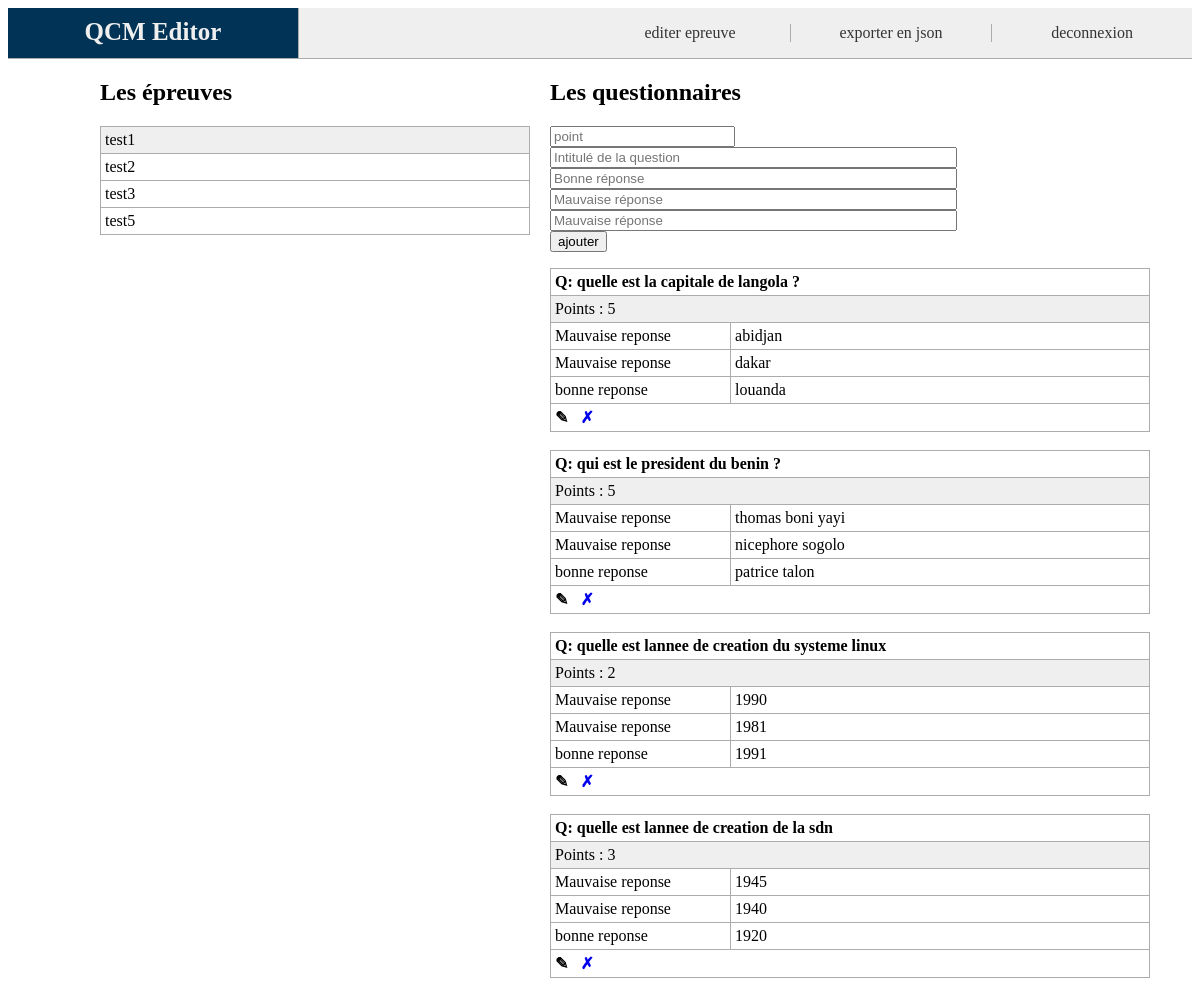
Screenshot of /index.php?controller=control_question&test_id=1 (signed in) with the database file from the repository.
### tables this page shows
CREATE TABLE IF NOT EXISTS `test` (
  `test_id` int(11) NOT NULL AUTO_INCREMENT,
  `test_word` text,
  `test_duration` int(11) DEFAULT NULL,
  `member_id` int(11) DEFAULT NULL,
  PRIMARY KEY (`test_id`)
);

CREATE TABLE IF NOT EXISTS `question` (
  `question_id` int(11) NOT NULL AUTO_INCREMENT,
  `question_word` text,
  `question_note` int(11) DEFAULT NULL,
  `test_id` int(11) DEFAULT NULL,
  PRIMARY KEY (`question_id`)
);

CREATE TABLE IF NOT EXISTS `answer` (
  `answer_id` int(11) NOT NULL AUTO_INCREMENT,
  `answer_word` text,
  `answer_type` varchar(20) DEFAULT NULL,
  `question_id` int(11) DEFAULT NULL,
  PRIMARY KEY (`answer_id`)
);

### controller.php (called while the page is built, shortened)
<?php
	require("model.php");
    function control_question(){
        $sql=new crud(); $notice='';
		$table='test'; $field='*'; $condition='member_id=?'; $data=@array($_SESSION['member_id']);
        $req1=$sql->readWhere($table,$field,$condition,$data);
        $table='question'; $field='*'; $condition='test_id=?'; $data=array($_GET['test_id']);
        $req=$sql->readWhere($table,$field,$condition,$data);
        require('./view/question.php');
    }
?>

### model.php (called while the page is built, shortened)
<?php
	class crud{
		private function server(){
			$db = new PDO('mysql:host=localhost;dbname=quiz_db','root','');
			return $db;
		}
		public function readWhere($table,$field,$condition,$data){
			$db = $this->server();
			$req = $db->prepare('SELECT '.$field.' FROM '.$table.' WHERE '.$condition.'');
			$req->execute($data);
			return $req;
		}
	}
?>

### view/question.php (the view, shortened to what this page needs)
<?php
    require('./view/epreuve_list.php');
?>
<h2>Les questionnaires</h2>
<form action="index.php?controller=control_question&test_id=<?=$_GET['test_id'] ?>" method="POST">
	<input type="text" name="question_note" id="question_note" placeholder="point" required /><br />
	<input type="text" name="question_word" id="question_word" placeholder="Intitulé de la question" required style="width:407px;" /><br />
	<input type="text" name="answer_good" id="answer_good" placeholder="Bonne réponse" required style="width:407px;" /><br>
	<input type="text" name="answer_bad1" id="answer_bad1" placeholder="Mauvaise réponse" required style="width:407px;" /><br>
	<input type="text" name="answer_bad2" id="answer_bad2" placeholder="Mauvaise réponse" required style="width:407px;" /><br>
	<div id="btn"><input type="submit" name="btn" value="ajouter" /></div>
</form>
<?php
	if($req->rowCount()==0){
		echo '<table border="0" width="600" bgcolor="#acacac" cellspacing="1" cellpadding="4">';
		echo '<tr><td height="100" align="center" bgcolor="#ffffff">Aucune question inscrite pour cette épreuve</td></tr>';
		echo '</table>';
	}else{
		$ini=0;
		while($dt=$req->fetch()){
			if($ini==0){
				echo '<table border="0" width="600" bgcolor="#acacac" cellspacing="1" cellpadding="4">';
				$ini++;
			}else{
				echo '<br /><table border="0" width="600" bgcolor="#acacac" cellspacing="1" cellpadding="4">';
			}
			echo '<tr><td bgcolor="#ffffff" colspan="2"><b>Q: '.$dt['question_word'].'</b></td></tr>';
			echo '<tr><td bgcolor="#efefef" colspan="2" style="font-weigth:bold"> Points :  '.$dt['question_note'].'</td></tr>';
			$field='*'; $table='answer'; $condition='question_id=?'; $data=array($dt['question_id']);
			$r=$sql->readWhere($table,$field,$condition,$data);
			$idrep=''; $tyrep=''; $rep=''; $cp=0;
			while($dt1=$r->fetch()){
				if($dt1['answer_type']=='good'){
					echo '<tr><td width="30%" bgcolor="#ffffff">bonne reponse</td><td bgcolor="#ffffff">'.$dt1['answer_word'].'</td></tr>';
				}else{
					echo '<tr><td width="30%" bgcolor="#ffffff">Mauvaise reponse</td><td bgcolor="#ffffff">'.$dt1['answer_word'].'</td></tr>';
				}
				$idrep.=($cp==0)? $dt1['answer_id'] : ';'.$dt1['answer_id'];
				$rep.=($cp==0)? $dt1['answer_word'] : ';'.$dt1['answer_word'];
				$tyrep.=($cp==0)? $dt1['answer_type'] : ';'.$dt1['answer_type'];
				$cp++;
			}
			$data = $_GET['test_id'].';'.$dt['question_id'].';'.$dt['question_word'].';'.$dt['question_note'];
			echo '<tr><td bgcolor="#ffffff" colspan="2">';
			echo '<a onClick="questionUpdate(\''.$data.'\',\''.$idrep.'\',\''.$rep.'\',\''.$tyrep.'\')"><b>&#9998;</b></a> &nbsp; ';
			echo '<a href="index.php?controller=control_question&task=del&test_id='.$_GET['test_id'].'&question_id='.$dt['question_id'].'"><b>&cross;</b></a>';
			echo '</td></tr></table>';
		}
	}
	$editor=ob_get_clean();
	require('template.php');
?>

### view/epreuve_list.php (shortened to what this page needs)
<?php
	echo '<h2>Les épreuves</h2>';
	echo '<table border="0" width="100%" bgcolor="#acacac" cellspacing="1" cellpadding="4">';
	while($dt1=$req1->fetch()){
		echo '<tr>';
		if(isset($_GET['test_id']) && $_GET['test_id']==$dt1['test_id']){
			$bg='#efefef';
			echo '<td bgcolor="'.$bg.'"><a style="color:#000000">'.$dt1['test_word'].'</a></td>';
		}else{
			echo '<td bgcolor="#ffffff"><a href="index.php?controller=control_question&test_id='.$dt1['test_id'].'" style="color:#000000" title="consultez le jeu de questionnaire">'.$dt1['test_word'].'</a></td>';
		}
		echo '</tr>';
	}
	echo '</table>';
	$content = ob_get_clean();

### index.php (shortened to what this page needs)
<?php
	require("controller.php");
	if(isset($_GET["controller"])){
		$_GET["controller"]();
	}else{
		control_epreuve();
	}
?>

### view/template.php (shortened to what this page needs)
<html>
    <head><link rel="stylesheet" type="text/css" href="./public/ui.css" /></head>
    <body>
		<header>
			<h1>QCM Editor</h1>
			<nav>
				<ul>
					<li><a href="index.php?controller=control_epreuve">editer epreuve</a></li>
					<li><a>exporter en json</a></li>
					<li><a href="index.php?controller=control_logout">deconnexion</a></li>
				</ul>
			</nav>
		</header>
		<section>
			<div class="ui"><?=$content ?></div>
			<div class="ui"><?=$editor ?></div>
		</section>
    </body>
</html>

### public/ui.css (style rules this page uses)
* { text-decoration:none; }
body header { display:flex; justify-content:space-between; border-bottom:1px solid #acacac; background:#efefef; }
body header h1 { border-right:1px solid #acacac; width:250px; padding:10px 20px; margin:0px; color:#efefef; background:#003355; text-align:center; font-weight:bold; font-size:25px; }
body header nav ul { list-style:none; padding:0px; display:flex; }
body header nav ul li { width:200px; text-align:center; border-left:1px solid #acacac; }
body header nav ul li:first-child { border-left:0px; }
body header nav ul li a { color:#333333; }
body section { display:flex; width:1000px; margin:0 auto; justify-content:space-between; }
body section .ui:nth-child(1) { width:430px; }
body section .ui:nth-child(2) { width:550px; }

### rows the page displays
test: test_word "test1"
test: test_word "test2"
test: test_word "test3"
test: test_word "test5"
question: question_word "quelle est la capitale de langola ?", question_note "5"
answer: answer_word "abidjan"
answer: answer_word "dakar"
answer: answer_word "louanda"
question: question_word "qui est le president du benin ?", question_note "5"
answer: answer_word "thomas boni yayi"
answer: answer_word "nicephore sogolo"
answer: answer_word "patrice talon"
question: question_word "quelle est lannee de creation du systeme linux", question_note "2"
answer: answer_word "1990"
answer: answer_word "1981"
answer: answer_word "1991"
question: question_word "quelle est lannee de creation de la sdn", question_note "3"
answer: answer_word "1945"
answer: answer_word "1940"
answer: answer_word "1920"
